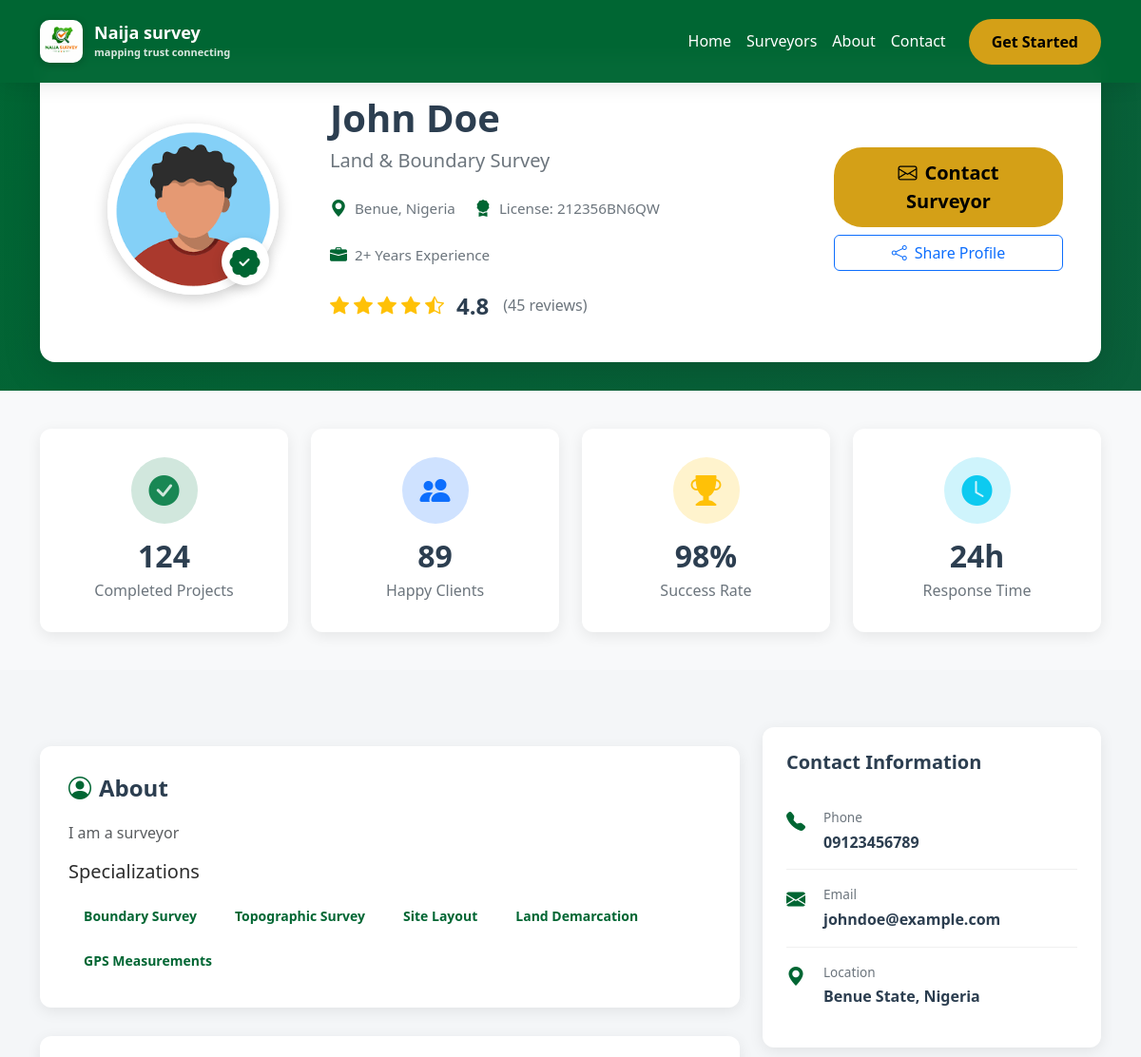
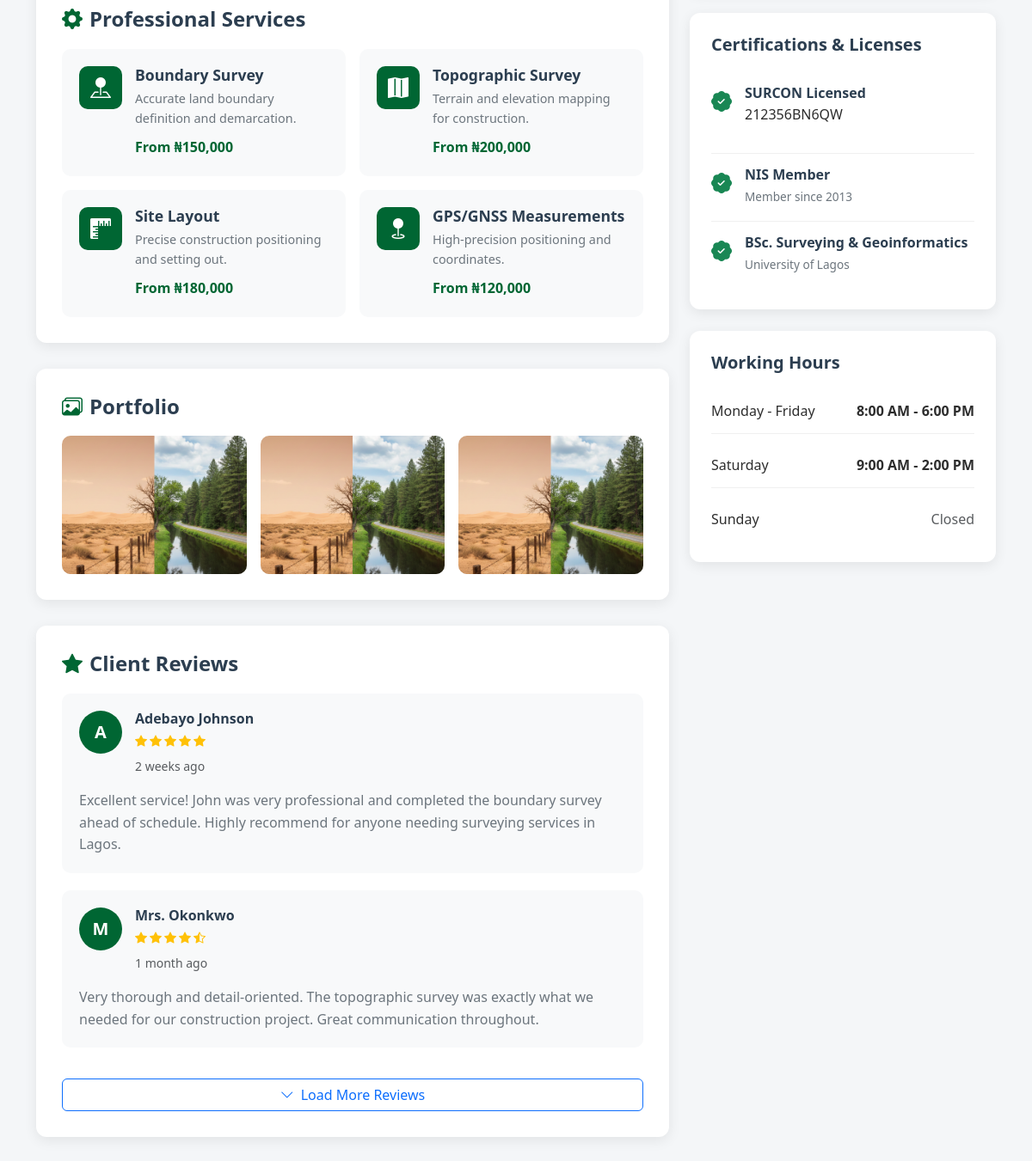
Page /surveyor-details.php?id=1 on the committed database (2 pictures, top to bottom).
### tables this page shows
CREATE TABLE IF NOT EXISTS `surveyors_profile` (
  `id` int NOT NULL AUTO_INCREMENT,
  `account_id` int NOT NULL,
  `first_name` varchar(100) NOT NULL,
  `surname` varchar(100) NOT NULL,
  `other_names` varchar(100) DEFAULT NULL,
  `phone_number` varchar(20) NOT NULL,
  `whatsapp_number` varchar(20) NOT NULL,
  `years_of_experience` int NOT NULL,
  `bio` text NOT NULL,
  `state` varchar(100) NOT NULL,
  `lga` varchar(100) NOT NULL,
  `address` text NOT NULL,
  `profile_image` varchar(255) NOT NULL,
  `id_type` varchar(50) NOT NULL,
  `id_document` varchar(255) NOT NULL,
  `surcon_number` varchar(50) NOT NULL,
  `specialization` enum('Land & Boundary Survey','Engineering Survey','Topographic Survey','Cadastral Survey','Hydrographic Survey','GIS Survey') NOT NULL,
  `verification_status` enum('pending','verified','rejected') NOT NULL DEFAULT 'pending',
  `verified_at` datetime NOT NULL DEFAULT CURRENT_TIMESTAMP,
  `created_at` datetime NOT NULL DEFAULT CURRENT_TIMESTAMP,
  `updated_at` datetime NOT NULL DEFAULT CURRENT_TIMESTAMP ON UPDATE CURRENT_TIMESTAMP,
  `rating` decimal(2,1) NOT NULL DEFAULT '0.0',
  `reviews_count` int NOT NULL DEFAULT '0',
  PRIMARY KEY (`id`),
  KEY `fk_surveyor_user` (`account_id`)
);

CREATE TABLE IF NOT EXISTS `accounts` (
  `id` int NOT NULL AUTO_INCREMENT,
  `email` varchar(150) NOT NULL,
  `password` varchar(255) NOT NULL,
  `user_type` enum('client','surveyor') NOT NULL,
  `status` enum('active','inactive') NOT NULL DEFAULT 'active',
  `created_at` datetime NOT NULL DEFAULT CURRENT_TIMESTAMP,
  PRIMARY KEY (`id`)
);

### models/SurveyorProfile.php (called while the page is built, shortened)
<?php
class SurveyorProfile{
    public function getVerifiedSurveyorById($surveyor_id, $pdo) {
        $sql = "
            SELECT
                s.*,
                a.email
            FROM surveyors_profile s
            LEFT JOIN accounts a ON s.account_id = a.id
            WHERE s.id = ?
              AND s.verification_status = 'verified'
            LIMIT 1
        ";
        $stmt = $pdo->prepare($sql);
        $stmt->execute([$surveyor_id]);
        return $stmt->fetch(PDO::FETCH_ASSOC);
    }
}

### surveyor-details.php (the view, shortened to what this page needs)
<?php
require_once "config/db-connect.php";
require_once "models/SurveyorProfile.php";
$surveyor_id = (int) $_GET['id'];
$surveyorModel = new SurveyorProfile();
$surveyor = $surveyorModel->getVerifiedSurveyorById($surveyor_id, $pdo);
?>
<!DOCTYPE html>
<html lang="en">
<head>
  <link href="https://cdn.jsdelivr.net/npm/bootstrap@5.3.2/dist/css/bootstrap.min.css" rel="stylesheet">
  <link rel="stylesheet" href="assets/css/style.css">
</head>
<body>
  <?php include "components/header.php"; ?>
  <section class="profile-header-section">
    <div class="container">
      <div class="profile-header-card">
        <div class="row align-items-center">
          <div class="col-lg-3 col-md-4 text-center text-md-start">
            <div class="profile-avatar-large">
              <img src="uploads/profile_images/<?php echo htmlspecialchars($surveyor['profile_image']); ?>"
                  alt="<?php echo htmlspecialchars($surveyor['first_name']); ?>"
                  class="profile-img">
              <span class="verified-badge-large">
                <i class="bi bi-patch-check-fill"></i>
              </span>
            </div>
          </div>
          <div class="col-lg-6 col-md-8 mt-3 mt-md-0">
           <h1 class="profile-name">
              <?php echo htmlspecialchars($surveyor['first_name'] . ' ' . $surveyor['surname']); ?>
           </h1>
            <p class="profile-title">
              <?php echo htmlspecialchars($surveyor['specialization']); ?>
            </p>
            <div class="profile-meta">
              <div class="meta-item">
                <i class="bi bi-geo-alt-fill"></i>
               <span>
                  <?php echo htmlspecialchars($surveyor['state']); ?>, Nigeria
               </span>
              </div>
              <div class="meta-item">
                <i class="bi bi-award-fill"></i>
                <span>
                  License: <?php echo htmlspecialchars($surveyor['surcon_number']); ?>
                </span>
              </div>
              <div class="meta-item">
                <i class="bi bi-briefcase-fill"></i>
                <span>
                  <?php echo (int)$surveyor['years_of_experience']; ?>+ Years Experience
                </span>
              </div>
            </div>
            <div class="profile-rating">
              <div class="rating-stars-large">
                <i class="bi bi-star-fill text-warning"></i>
                <i class="bi bi-star-fill text-warning"></i>
                <i class="bi bi-star-fill text-warning"></i>
                <i class="bi bi-star-fill text-warning"></i>
                <i class="bi bi-star-half text-warning"></i>
                <span class="rating-number-large">
                  <?php echo $surveyor['rating']; ?>
                </span>
              </div>
              <span class="reviews-text">
                (<?php echo (int)$surveyor['reviews_count']; ?> reviews)
              </span>
            </div>
          </div>
          <div class="col-lg-3 mt-3 mt-lg-0 text-center text-lg-end">
            <button class="btn btn-gold btn-lg w-100 mb-2" data-bs-toggle="modal" data-bs-target="#contactSurveyorModal">
              <i class="bi bi-envelope me-2"></i>Contact Surveyor
            </button>
            <button class="btn btn-outline-primary w-100">
              <i class="bi bi-share me-2"></i>Share Profile
            </button>
          </div>
        </div>
      </div>
    </div>
  </section>
  <section class="profile-stats-section">
    <div class="container">
      <div class="row g-4">
        <div class="col-lg-3 col-md-6">
          <div class="stat-box">
            <div class="stat-icon-box bg-success-subtle">
              <i class="bi bi-check-circle-fill text-success"></i>
            </div>
            <div class="stat-info">
              <h3>124</h3>
              <p>Completed Projects</p>
            </div>
          </div>
        </div>
        <div class="col-lg-3 col-md-6">
          <div class="stat-box">
            <div class="stat-icon-box bg-primary-subtle">
              <i class="bi bi-people-fill text-primary"></i>
            </div>
            <div class="stat-info">
              <h3>89</h3>
              <p>Happy Clients</p>
            </div>
          </div>
        </div>
        <div class="col-lg-3 col-md-6">
          <div class="stat-box">
            <div class="stat-icon-box bg-warning-subtle">
              <i class="bi bi-trophy-fill text-warning"></i>
            </div>
            <div class="stat-info">
              <h3>98%</h3>
              <p>Success Rate</p>
            </div>
          </div>
        </div>
        <div class="col-lg-3 col-md-6">
          <div class="stat-box">
            <div class="stat-icon-box bg-info-subtle">
              <i class="bi bi-clock-fill text-info"></i>
            </div>
            <div class="stat-info">
              <h3>24h</h3>
              <p>Response Time</p>
            </div>
          </div>
        </div>
      </div>
    </div>
  </section>
  <section class="profile-content-section">
    <div class="container">
      <div class="row g-4">
        <div class="col-lg-8">
          <div class="content-card">
            <h3 class="content-title">
              <i class="bi bi-person-circle me-2"></i>About
            </h3>
            <p class="text-muted">
              <?php echo nl2br(htmlspecialchars($surveyor['bio'])); ?>
            </p>
            <div class="specializations">
              <h5 class="mb-3">Specializations</h5>
              <div class="d-flex flex-wrap gap-2">
                <span class="badge-tag">Boundary Survey</span>
                <span class="badge-tag">Topographic Survey</span>
                <span class="badge-tag">Site Layout</span>
                <span class="badge-tag">Land Demarcation</span>
                <span class="badge-tag">GPS Measurements</span>
              </div>
            </div>
          </div>
          <div class="content-card">
            <h3 class="content-title">
              <i class="bi bi-gear-fill me-2"></i>Professional Services
            </h3>
            <div class="row g-3">
              <div class="col-md-6">
                <div class="service-item">
                  <div class="service-icon">
                    <i class="bi bi-pin-map-fill"></i>
                  </div>
                  <div class="service-content">
                    <h5>Boundary Survey</h5>
                    <p>Accurate land boundary definition and demarcation.</p>
                    <span class="service-price">From ₦150,000</span>
                  </div>
                </div>
              </div>
              <div class="col-md-6">
                <div class="service-item">
                  <div class="service-icon">
                    <i class="bi bi-map-fill"></i>
                  </div>
                  <div class="service-content">
                    <h5>Topographic Survey</h5>
                    <p>Terrain and elevation mapping for construction.</p>
                    <span class="service-price">From ₦200,000</span>
                  </div>
                </div>
              </div>
              <div class="col-md-6">
                <div class="service-item">
                  <div class="service-icon">
                    <i class="bi bi-rulers"></i>
                  </div>
                  <div class="service-content">
                    <h5>Site Layout</h5>
                    <p>Precise construction positioning and setting out.</p>
                    <span class="service-price">From ₦180,000</span>
                  </div>
                </div>
              </div>
              <div class="col-md-6">
                <div class="service-item">
                  <div class="service-icon">
                    <i class="bi bi-geo-fill"></i>
                  </div>
                  <div class="service-content">
                    <h5>GPS/GNSS Measurements</h5>
                    <p>High-precision positioning and coordinates.</p>
                    <span class="service-price">From ₦120,000</span>
                  </div>
                </div>
              </div>
            </div>
          </div>
          <div class="content-card">
            <h3 class="content-title">
              <i class="bi bi-images me-2"></i>Portfolio
            </h3>
            <div class="row g-3">
              <div class="col-md-4">
                <div class="portfolio-item">
                  <img src="assets/images/boundary survey job.png" alt="Project">
                </div>
              </div>
              <div class="col-md-4">
                <div class="portfolio-item">
                  <img src="assets/images/boundary survey job.png" alt="Project">
                </div>
              </div>
              <div class="col-md-4">
                <div class="portfolio-item">
                  <img src="assets/images/boundary survey job.png" alt="Project">
                </div>
              </div>
            </div>
          </div>
          <div class="content-card">
            <h3 class="content-title">
              <i class="bi bi-star-fill me-2"></i>Client Reviews
            </h3>
            <div class="review-item">
              <div class="review-header">
                <div class="reviewer-avatar">A</div>
                <div class="reviewer-info">
                  <h6>Adebayo Johnson</h6>
                  <div class="review-rating">
                    <i class="bi bi-star-fill text-warning"></i>
                    <i class="bi bi-star-fill text-warning"></i>
                    <i class="bi bi-star-fill text-warning"></i>
                    <i class="bi bi-star-fill text-warning"></i>
                    <i class="bi bi-star-fill text-warning"></i>
                  </div>
                  <small class="text-muted">2 weeks ago</small>
                </div>
              </div>
              <p class="review-text">
                Excellent service! John was very professional and completed the boundary survey ahead of schedule. Highly recommend for anyone needing surveying services in Lagos.
              </p>
            </div>
            <div class="review-item">
              <div class="review-header">
                <div class="reviewer-avatar">M</div>
                <div class="reviewer-info">
                  <h6>Mrs. Okonkwo</h6>
                  <div class="review-rating">
                    <i class="bi bi-star-fill text-warning"></i>
                    <i class="bi bi-star-fill text-warning"></i>
                    <i class="bi bi-star-fill text-warning"></i>
                    <i class="bi bi-star-fill text-warning"></i>
                    <i class="bi bi-star-half text-warning"></i>
                  </div>
                  <small class="text-muted">1 month ago</small>
                </div>
              </div>
              <p class="review-text">
                Very thorough and detail-oriented. The topographic survey was exactly what we needed for our construction project. Great communication throughout.
              </p>
            </div>
            <button class="btn btn-outline-primary w-100 mt-3">
              <i class="bi bi-chevron-down me-2"></i>Load More Reviews
            </button>
          </div>
        </div>
        <div class="col-lg-4">
          <div class="sidebar-card">
            <h4 class="sidebar-title">Contact Information</h4>
            <div class="contact-item">
              <i class="bi bi-telephone-fill"></i>
              <div>
                <small>Phone</small>
                <p><?php echo htmlspecialchars($surveyor['phone_number']); ?></p>
              </div>
            </div>
            <div class="contact-item">
              <i class="bi bi-envelope-fill"></i>
              <div>
                <small>Email</small>
                <p><?php echo htmlspecialchars($surveyor['email']); ?></p>
              </div>
            </div>
            <div class="contact-item">
              <i class="bi bi-geo-alt-fill"></i>
              <div>
                <small>Location</small>
                <p><?php echo htmlspecialchars($surveyor['state']); ?> State, Nigeria</p>
              </div>
            </div>
          </div>
          <div class="sidebar-card">
            <h4 class="sidebar-title">Certifications & Licenses</h4>
            <div class="certification-item">
              <i class="bi bi-patch-check-fill text-success"></i>
              <div>
                <h6>SURCON Licensed</h6>
                 <p><?php echo htmlspecialchars($surveyor['surcon_number']); ?></p>
              </div>
            </div>
            <div class="certification-item">
              <i class="bi bi-patch-check-fill text-success"></i>
              <div>
                <h6>NIS Member</h6>
                <small>Member since 2013</small>
              </div>
            </div>
            <div class="certification-item">
              <i class="bi bi-patch-check-fill text-success"></i>
              <div>
                <h6>BSc. Surveying & Geoinformatics</h6>
                <small>University of Lagos</small>
              </div>
            </div>
          </div>
          <div class="sidebar-card">
            <h4 class="sidebar-title">Working Hours</h4>
            <div class="working-hours">
              <div class="hours-item">
                <span>Monday - Friday</span>
                <span class="fw-bold">8:00 AM - 6:00 PM</span>
              </div>
              <div class="hours-item">
                <span>Saturday</span>
                <span class="fw-bold">9:00 AM - 2:00 PM</span>
              </div>
              <div class="hours-item">
                <span>Sunday</span>
                <span class="text-muted">Closed</span>
              </div>
            </div>
          </div>
        </div>
      </div>
    </div>
  </section>
  <?php include "components/footer.php"; ?>
</body>
</html>

### rows in the picture
surveyors_profile: profile_image (picture), first_name+surname "John Doe", specialization "Land & Boundary Survey", state "Benue", surcon_number "212356BN6QW", years_of_experience "2", rating "4.8", reviews_count "45", bio "I am a surveyor", phone_number "09123456789", account.email "johndoe@example.com"
